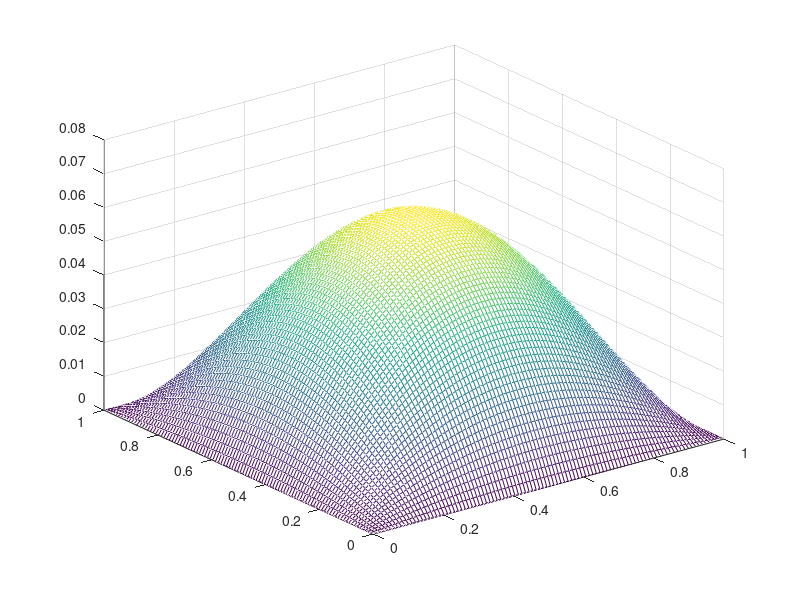
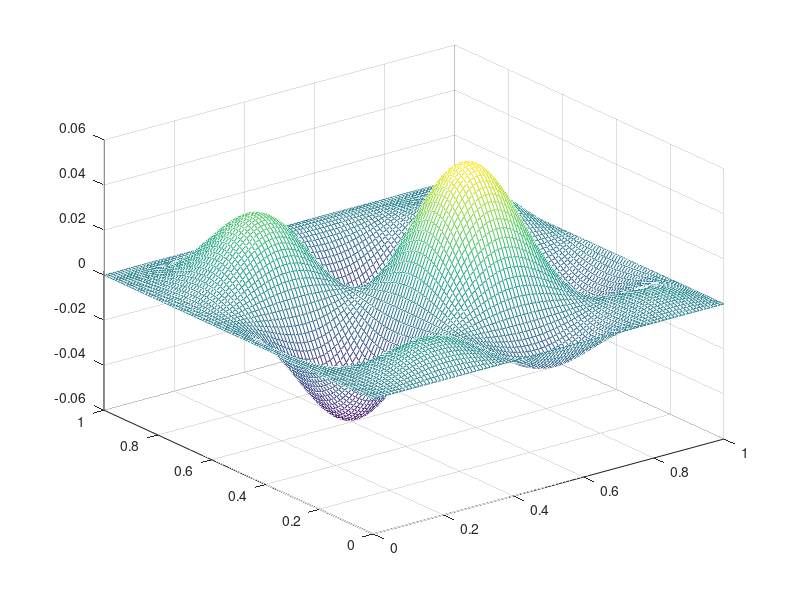
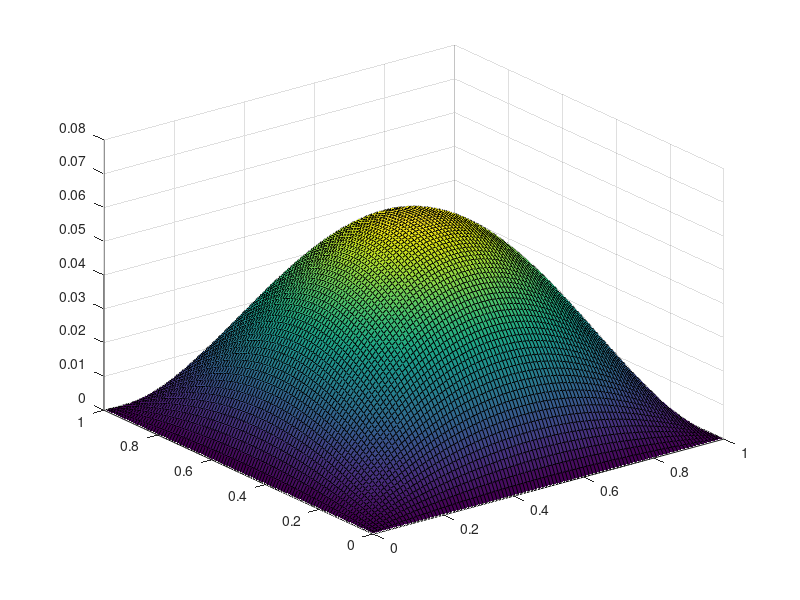
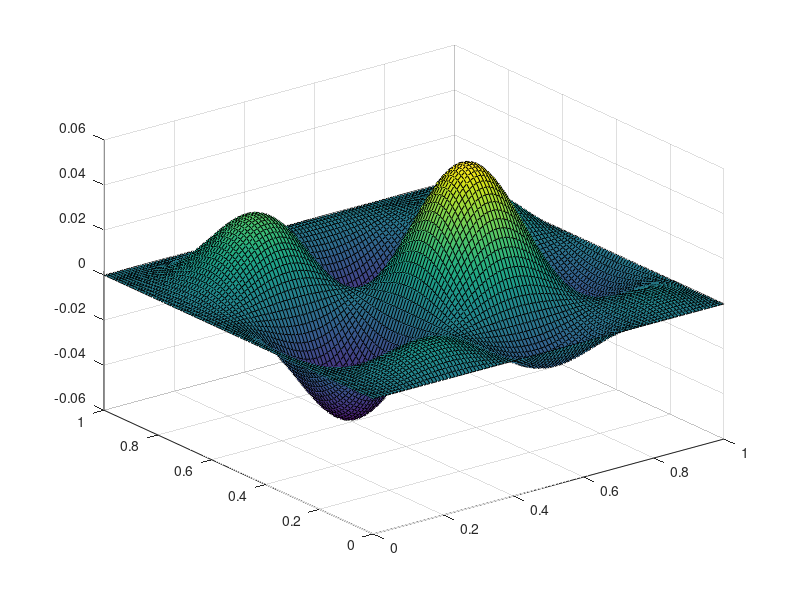

The MATLAB script that drew these images, in order:
%es1_7
close all
clear all
clc

x=linspace(0,1);
y=linspace(0,1);
[X Y]=meshgrid(x,y);
f1= X.*(X-1).*Y.*(Y-1);
f2= X.*(X-1).*sin(X.*8).*Y.*(Y-1).*cos(Y.*8);

figure(11)
mesh(X,Y,f1)
figure(12)
mesh(X,Y,f2)
figure(21)
surf(X,Y,f1)
figure(22)
surf(X,Y,f2)
